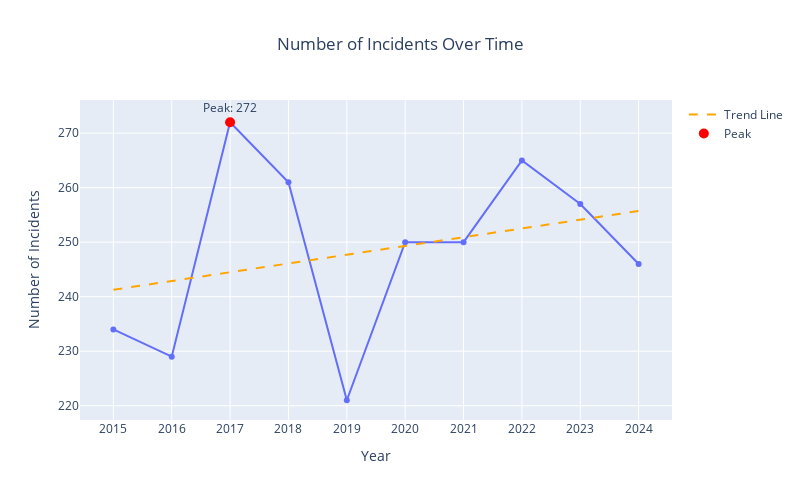

The cell this chart's notebook holds for it:
### Markdown cell above
**2.1. Cybersecurity Incidents Over the Years**🌐
- 2.1.1. **Chart of number of incidents overtime:**

### Code cell
incident_trends = cybersec_cleaned.groupby('Year', observed=False).size().reset_index(name='Incident Count')
x = incident_trends['Year']
y = incident_trends['Incident Count']
coef = np.polyfit(x, y, 1)
trend = np.poly1d(coef)
incident_trends['Trend'] = trend(x)

# Find peak point
max_idx = incident_trends['Incident Count'].idxmax()
max_year = incident_trends.loc[max_idx, 'Year']
max_value = incident_trends.loc[max_idx, 'Incident Count']

fig = px.line(incident_trends, x='Year', y='Incident Count',
              title='Number of Incidents Over Time',
              labels={'Year': 'Year', 'Incident Count': 'Number of Incidents'},
              markers=True)

# Insert Tendency line
fig.add_trace(go.Scatter(
    x=incident_trends['Year'],
    y=incident_trends['Trend'],
    mode='lines',
    name='Trend Line',
    line=dict(color='orange', dash='dash')
))

# Insert Peak
fig.add_trace(go.Scatter(
    x=[max_year],
    y=[max_value],
    mode='markers+text',
    name='Peak',
    marker=dict(color='red', size=10),
    text=[f"Peak: {max_value}"],
    textposition='top center'
))
fig.update_layout(title_x=0.5, xaxis=dict(tickmode='linear'), width=800, height=500)
fig.show()

### Figure 1 — Plotly figure (JSON) as saved in the notebook; plotly's stock layout.template omitted (floating-point values rounded to 4 significant figures)
{"data": [{"hovertemplate": "Year=%{x}<br>Number of Incidents=%{y}<extra></extra>", "legendgroup": "", "line": {"color": "#636efa", "dash": "solid"}, "marker": {"symbol": "circle"}, "mode": "lines+markers", "name": "", "orientation": "v", "showlegend": false, "type": "scatter", "x": [2015, 2016, 2017, 2018, 2019, 2020, 2021, 2022, 2023, 2024], "xaxis": "x", "y": [234, 229, 272, 261, 221, 250, 250, 265, 257, 246], "yaxis": "y"}, {"line": {"color": "orange", "dash": "dash"}, "mode": "lines", "name": "Trend Line", "type": "scatter", "x": [2015, 2016, 2017, 2018, 2019, 2020, 2021, 2022, 2023, 2024], "y": [241.3, 242.9, 244.5, 246.1, 247.7, 249.3, 250.9, 252.5, 254.1, 255.7]}, {"marker": {"color": "red", "size": 10}, "mode": "markers+text", "name": "Peak", "text": ["Peak: 272"], "textposition": "top center", "type": "scatter", "x": [2017], "y": [272]}], "layout": {"height": 500, "legend": {"tracegroupgap": 0}, "title": {"text": "Number of Incidents Over Time", "x": 0.5}, "width": 800, "xaxis": {"anchor": "y", "domain": [0, 1], "tickmode": "linear", "title": {"text": "Year"}}, "yaxis": {"anchor": "x", "domain": [0, 1], "title": {"text": "Number of Incidents"}}}}
